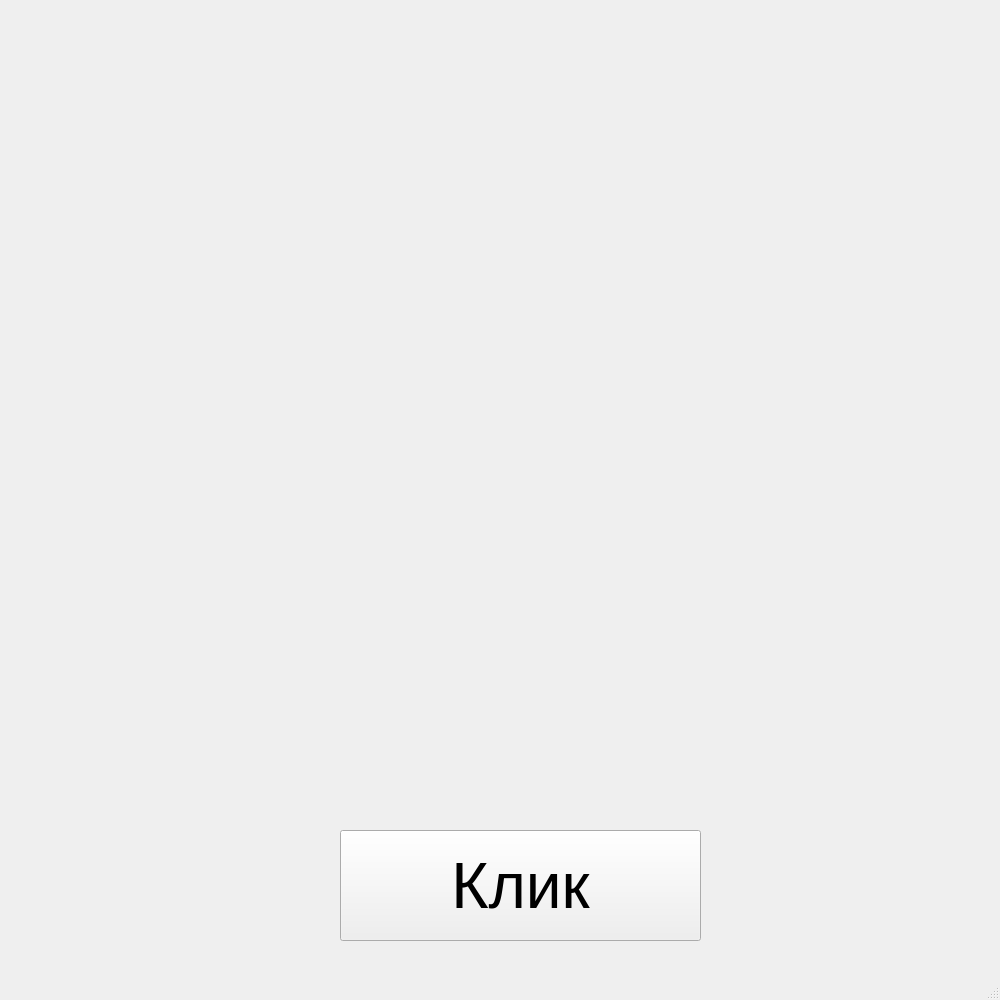
<?xml version="1.0" encoding="UTF-8"?>
<ui version="4.0">
 <class>MainWindow</class>
 <widget class="QMainWindow" name="MainWindow">
  <property name="geometry">
   <rect>
    <x>0</x>
    <y>0</y>
    <width>1000</width>
    <height>1000</height>
   </rect>
  </property>
  <property name="windowTitle">
   <string>MainWindow</string>
  </property>
  <widget class="QWidget" name="centralwidget">
   <widget class="QPushButton" name="pushButton">
    <property name="geometry">
     <rect>
      <x>340</x>
      <y>830</y>
      <width>361</width>
      <height>111</height>
     </rect>
    </property>
    <property name="font">
     <font>
      <pointsize>48</pointsize>
     </font>
    </property>
    <property name="text">
     <string>Клик</string>
    </property>
   </widget>
  </widget>
  <widget class="QMenuBar" name="menubar">
   <property name="geometry">
    <rect>
     <x>0</x>
     <y>0</y>
     <width>1000</width>
     <height>21</height>
    </rect>
   </property>
  </widget>
  <widget class="QStatusBar" name="statusbar"/>
 </widget>
 <resources/>
 <connections/>
</ui>
